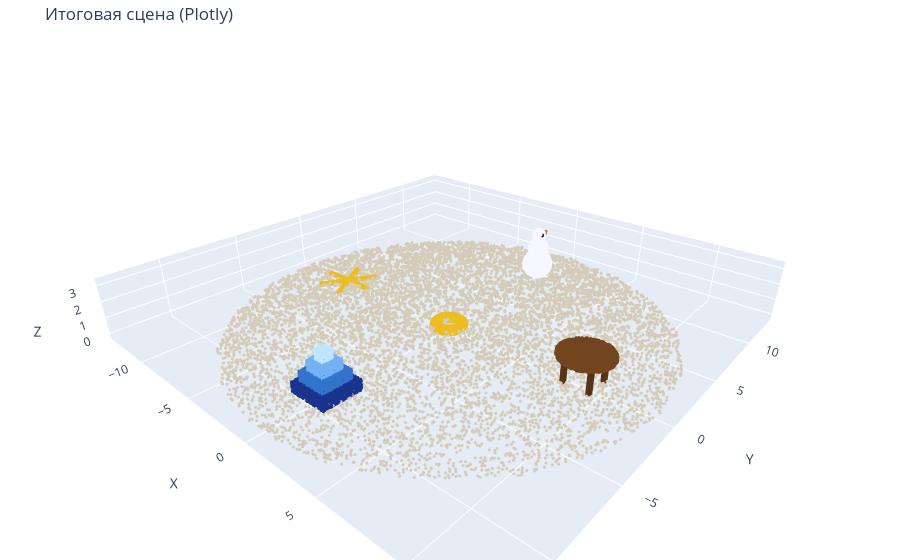

Notebook code cell kept with this figure:
### Code cell
# Задание 4. Та же сцена в Plotly + сохранение картинки в results/results.png
pts = np.asarray(scene.points)
cols = np.asarray(scene.colors)

fig = go.Figure(go.Scatter3d(
    x=pts[:, 0], y=pts[:, 1], z=pts[:, 2],
    mode="markers",
    marker=dict(size=1.8, color=cols),
))
fig.update_layout(
    title_text="Итоговая сцена (Plotly)",
    scene=dict(
        xaxis_title="X", yaxis_title="Y", zaxis_title="Z",
        aspectmode="data",
        camera=dict(eye=dict(x=1.5, y=-1.7, z=1.15)),   # свой ракурс
    ),
    margin=dict(l=0, r=0, b=0, t=40),
    paper_bgcolor="white",
)

import os
os.makedirs("results", exist_ok=True)
fig.write_image("results/results.png", width=1100, height=800, scale=2)
fig.show()

### Figure 1 — Plotly figure (JSON) as saved in the notebook; plotly's stock layout.template omitted (floating-point values rounded to 4 significant figures; data arrays with more than 128 entries replaced by an {"elided": "..."} marker saying what was removed)
{"data": [{"marker": {"color": {"elided": "35050x3 float values"}, "size": 1.8}, "mode": "markers", "type": "scatter3d", "x": {"elided": "35050 float values"}, "y": {"elided": "35050 float values"}, "z": {"elided": "35050 float values"}}], "layout": {"margin": {"b": 0, "l": 0, "r": 0, "t": 40}, "paper_bgcolor": "white", "scene": {"aspectmode": "data", "camera": {"eye": {"x": 1.5, "y": -1.7, "z": 1.15}}, "xaxis": {"title": {"text": "X"}}, "yaxis": {"title": {"text": "Y"}}, "zaxis": {"title": {"text": "Z"}}}, "title": {"text": "Итоговая сцена (Plotly)"}}}
